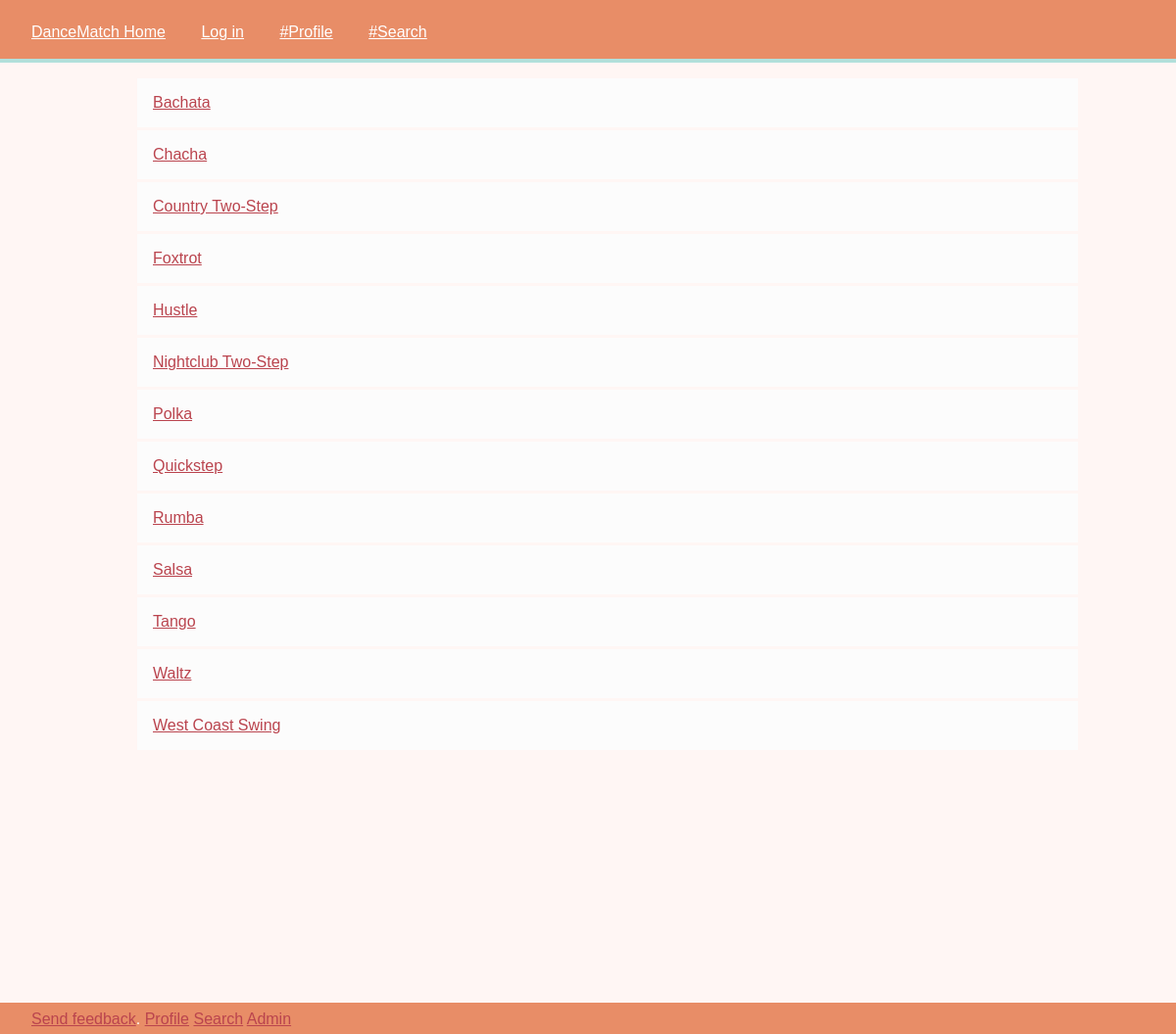
Screenshot of /dances/ with the database file from the repository.
### dancematch_app/models.py (models this page shows, shortened)
class Dance(models.Model):
    name = models.CharField(default='', max_length=200)
    description = models.TextField(blank=True)
    class Meta:
        ordering = ["name"]

### dancematch_app/views.py (the view)
# urls.py: url(r'^dances/', views.dances, name='dances'),
def dances(request):
    all_dances = Dance.objects.all()
    template = loader.get_template('dances.html')
    context = RequestContext(request, {
        'all_dances': all_dances,
    })
    return HttpResponse(template.render(context))

### dancematch_app/templates/dances.html
{% extends "base_generic.html" %}
{% load staticfiles %}
{% block content %}
{% if all_dances %}
    <ul>
    {% for dance in all_dances %}
        <li><a href="{{ dance.id }}/">{{ dance.name }}</a></li>
    {% endfor %}
    </ul>
{% else %}
    <p>No dances are available.</p>
{% endif %}
{% endblock %}

### dancematch_app/templates/base_generic.html (shortened to what this page needs)
<!DOCTYPE html>
<html lang="en">
{% load staticfiles %}
<head>
    <link rel="stylesheet" type="text/css" href="{% static 'styles/style.css' %}"/>
</head>
<body>
<main>
    {% block content %}{% endblock %}
</main>
<header>
    <nav>
        <a href="/">DanceMatch Home</a>
        <a href="/login">Log in</a>
        <a href="/profile_ajax/#profile">#Profile</a>
        <a href="/profile_ajax/#search">#Search</a>
    </nav>
</header>
<footer>
    <a href="mailto:ariel@arielkaplan.com">Send feedback</a>.
    <a href="/profile_ajax/">Profile</a>
    <a href="/results/">Search</a>
    <a href="/admin">Admin</a>
</footer>
</body>
</html>

### dancematch_app/static/styles/style.css (style rules this page uses)
body { background: #fff6f4; padding: 0; margin: 0; font-family: "Trebuchet MS", sans-serif; }
header, footer, nav, main, aside, section { box-sizing: border-box; }
a { color: #ba444e; }
header, footer { position: fixed; left: 0; right: 0; color: white; background-color: #e88d67; }
header { top: 0; height: 4em; padding: 1.5em 2em; border-bottom: 4px solid #b1e0db; }
header a { display: inline-block; margin-right: 2em; color: white }
main { position: absolute; top: 0; bottom: 2em; left: 0; right: 0; height: 100%; margin-top: 4em; margin-left: 100px; margin-right: 100px; margin-bottom: 0em; }
ul { list-style-type: none; }
li { background-color: #fcfcfc; list-style-type: none; border-bottom: 3px solid #fff6f4; padding: 1em; }
footer { bottom: 0; height: 2em; padding: 0.5em 2em; }

### rows the page displays
Dance: name "Bachata"
Dance: name "Chacha"
Dance: name "Country Two-Step"
Dance: name "Foxtrot"
Dance: name "Hustle"
Dance: name "Nightclub Two-Step"
Dance: name "Polka"
Dance: name "Quickstep"
Dance: name "Rumba"
Dance: name "Salsa"
Dance: name "Tango"
Dance: name "Waltz"
Dance: name "West Coast Swing"
